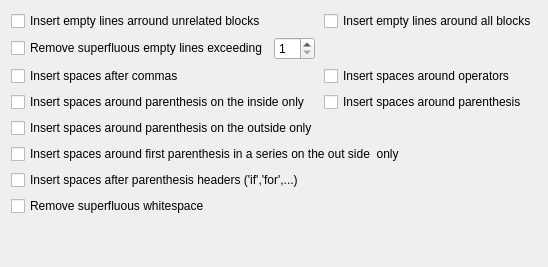
     <widget class="QWidget" name="tab_4">
      <attribute name="title">
       <string>Padding 1</string>
      </attribute>
      <layout class="QGridLayout" name="gridLayout_3">
       <item row="11" column="0" colspan="2">
        <widget class="QCheckBox" name="chkPadHeader">
         <property name="text">
          <string>Insert spaces after parenthesis headers ('if','for',...)</string>
         </property>
        </widget>
       </item>
       <item row="13" column="0">
        <spacer name="verticalSpacer_3">
         <property name="orientation">
          <enum>Qt::Vertical</enum>
         </property>
         <property name="sizeHint" stdset="0">
          <size>
           <width>20</width>
           <height>40</height>
          </size>
         </property>
        </spacer>
       </item>
       <item row="4" column="0">
        <widget class="QCheckBox" name="chkPadParenIn">
         <property name="text">
          <string>Insert spaces around parenthesis on the inside only</string>
         </property>
        </widget>
       </item>
       <item row="5" column="0">
        <widget class="QCheckBox" name="chkPadParenOut">
         <property name="text">
          <string>Insert spaces around parenthesis on the outside only</string>
         </property>
        </widget>
       </item>
       <item row="10" column="0" colspan="2">
        <widget class="QCheckBox" name="chkPadFirstParenOut">
         <property name="text">
          <string>Insert spaces around first parenthesis in a series on the out side  only</string>
         </property>
        </widget>
       </item>
       <item row="2" column="0">
        <widget class="QCheckBox" name="chkPadComma">
         <property name="text">
          <string>Insert spaces after commas</string>
         </property>
        </widget>
       </item>
       <item row="0" column="0">
        <widget class="QCheckBox" name="chkBreakBlocks">
         <property name="text">
          <string>Insert empty lines arround unrelated blocks</string>
         </property>
        </widget>
       </item>
       <item row="1" column="0" colspan="2">
        <widget class="QWidget" name="widget_7" native="true">
         <layout class="QHBoxLayout" name="horizontalLayout_7">
          <property name="leftMargin">
           <number>0</number>
          </property>
          <property name="topMargin">
           <number>0</number>
          </property>
          <property name="rightMargin">
           <number>0</number>
          </property>
          <property name="bottomMargin">
           <number>0</number>
          </property>
          <item>
           <widget class="QCheckBox" name="chkSqueezeEmptyLines">
            <property name="text">
             <string>Remove superfluous empty lines exceeding</string>
            </property>
           </widget>
          </item>
          <item>
           <widget class="QSpinBox" name="spinSqueezeEmptyLines">
            <property name="minimum">
             <number>1</number>
            </property>
           </widget>
          </item>
          <item>
           <spacer name="horizontalSpacer_8">
            <property name="orientation">
             <enum>Qt::Horizontal</enum>
            </property>
            <property name="sizeHint" stdset="0">
             <size>
              <width>40</width>
              <height>20</height>
             </size>
            </property>
           </spacer>
          </item>
         </layout>
        </widget>
       </item>
       <item row="2" column="1">
        <widget class="QCheckBox" name="chkPadOper">
         <property name="text">
          <string>Insert spaces around operators</string>
         </property>
        </widget>
       </item>
       <item row="4" column="1">
        <widget class="QCheckBox" name="chkPadParen">
         <property name="text">
          <string>Insert spaces around parenthesis</string>
         </property>
        </widget>
       </item>
       <item row="0" column="1">
        <widget class="QCheckBox" name="chkBreakBlocksAll">
         <property name="text">
          <string>Insert empty lines around all blocks</string>
         </property>
        </widget>
       </item>
       <item row="12" column="0" colspan="2">
        <widget class="QCheckBox" name="chkSqueezeWhitespace">
         <property name="text">
          <string>Remove superfluous whitespace</string>
         </property>
        </widget>
       </item>
      </layout>
     </widget>
